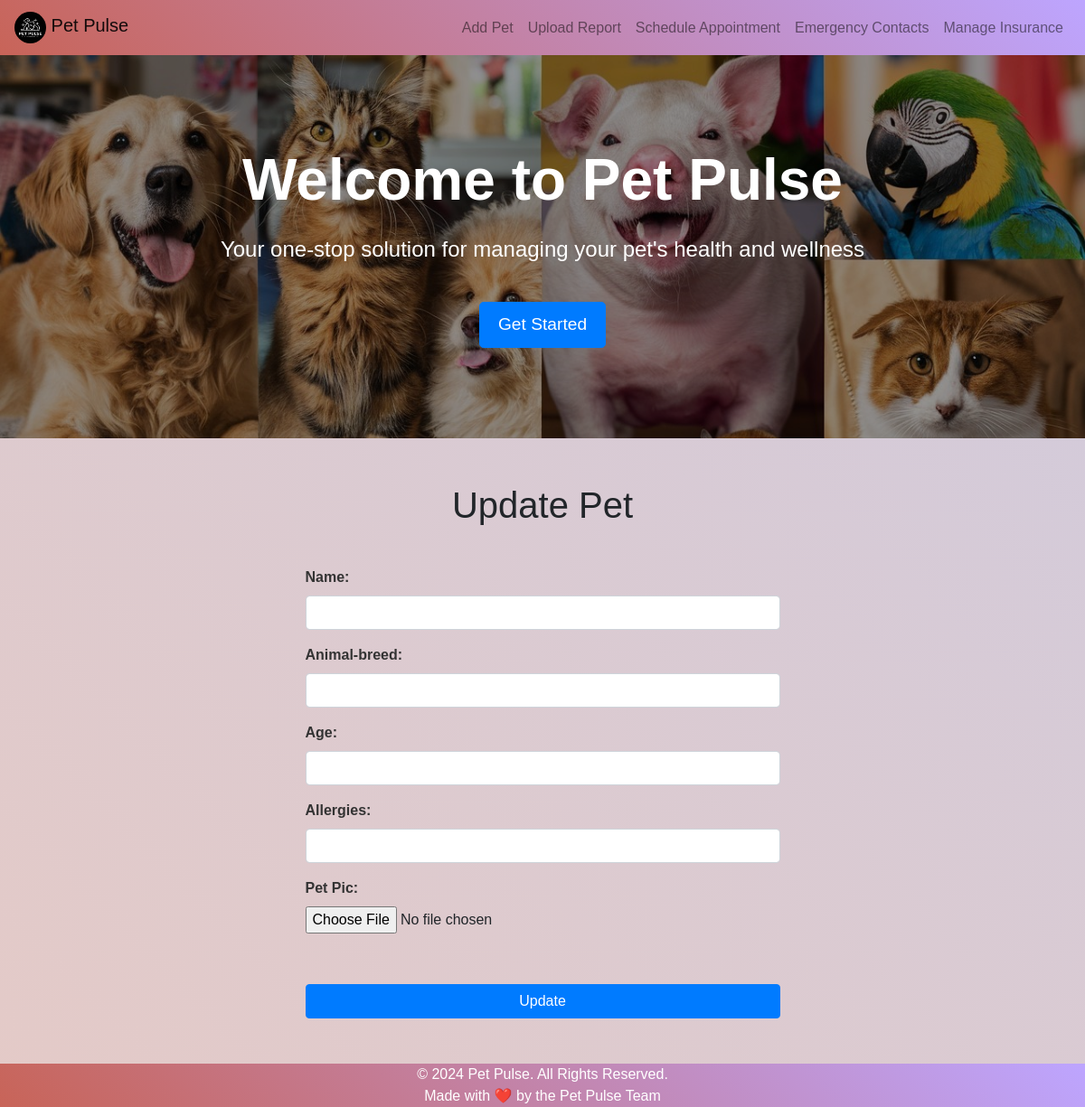
Before: /update_pet/2 with the older database file.
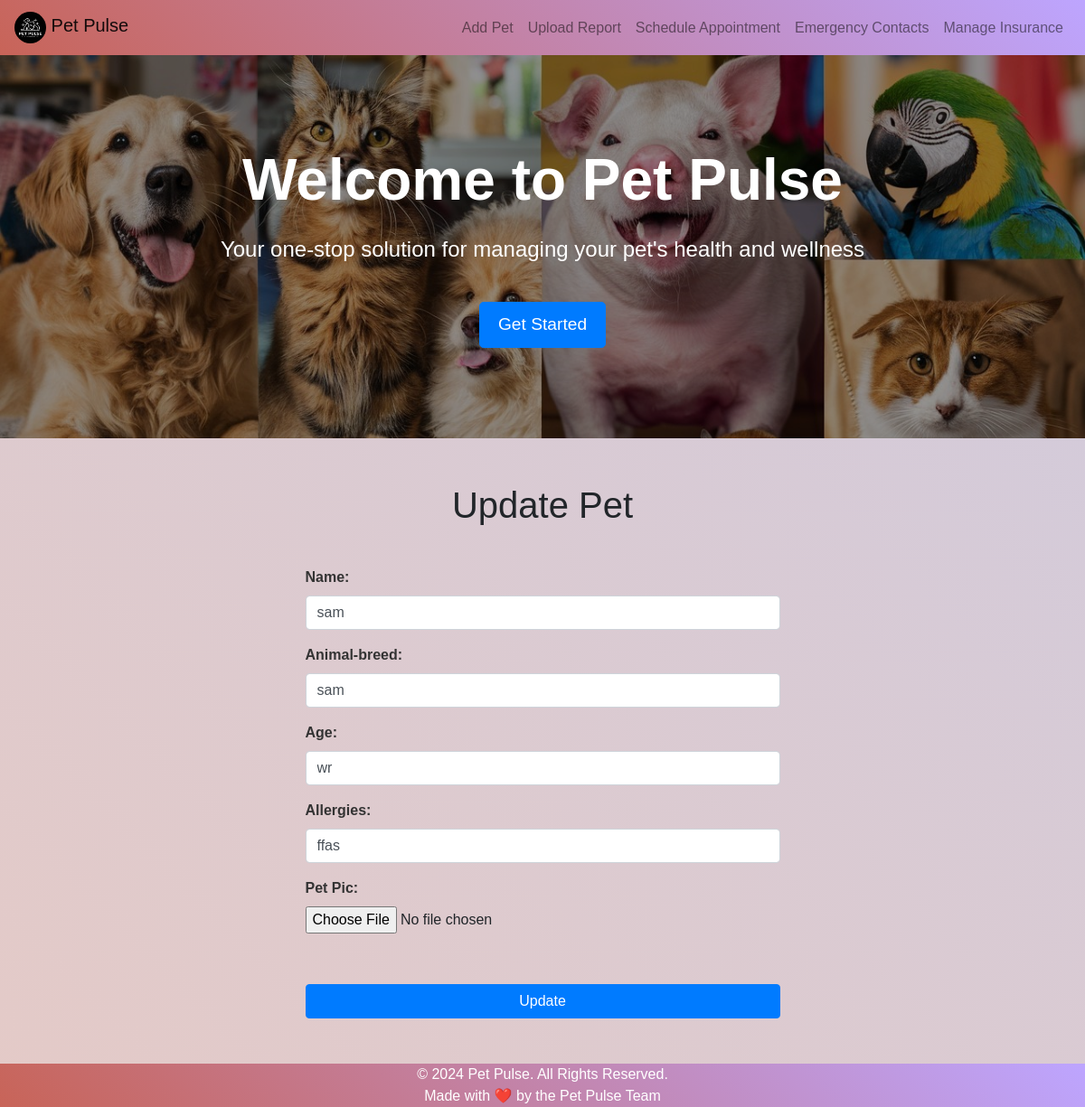
After: the same page with the newer database file.
### tables this page shows
CREATE TABLE pets (
                    id INTEGER PRIMARY KEY AUTOINCREMENT,
                    name TEXT NOT NULL,
                    animal TEXT NOT NULL,
                    age TEXT,
                    allergies TEXT,
                    file TEXT NOT NULL
                );

### routes.py (the view, shortened to what this page needs)
@main_blueprint.route('/update_pet/<int:pet_id>', methods=['GET', 'POST'])
def update_pet(pet_id):
    conn = get_db_connection()
    pet = conn.execute('SELECT * FROM pets WHERE id = ?', (pet_id,)).fetchone()
    conn.close()
    return render_template('update_pet.html', pet=pet)

### models.py (called while the page is built)
def get_db_connection():
    conn = sqlite3.connect('petpulse.db')
    conn.row_factory = sqlite3.Row
    return conn

### templates/update_pet.html (shortened to what this page needs)
{% extends 'base.html' %}
{% block content %}
<div class="container mt-4">
    <center><h1 class="mb-4">Update  Pet</h1></center>
    <div class="row justify-content-center">
        <div class="col-md-6">
            <form method="post" enctype="multipart/form-data">
                <div class="form-group">
                    <label for="name">Name:</label>
                    <input type="text" class="form-control" id="name" name="name" value="{{ pet['name'] }}" required>
                </div>
                <div class="form-group">
                    <label for="animal">Animal-breed:</label>
                    <input type="text"   class="form-control" id="animal" name="animal" value="{{ pet['animal'] }}" required>
                </div>
                <div class="form-group">
                    <label for="age">Age:</label>
                    <input type="text"   class="form-control" id="age" name="age" value="{{ pet['age'] }}" required>
                </div>
                <div class="form-group">
                    <label for="allergies"> Allergies:</label>
                    <input type="text"   class="form-control" id="allergies" name="allergies" value="{{ pet['allergies'] }}" required>
                </div>
                <div class="form-group">
                    <label for="file">Pet Pic: </label>
                    <input type="file" class="form-control-file" id="file" name="file" required>
                </div>
                <br>
                <button type="submit" class="btn btn-primary btn-block mt-3" >Update</button>
            </form>
        </div>
    </div>
</div>
{% endblock %}

Changed rows visible on the page:
added pets: name "sam", animal "sam", age "wr", allergies "ffas"
